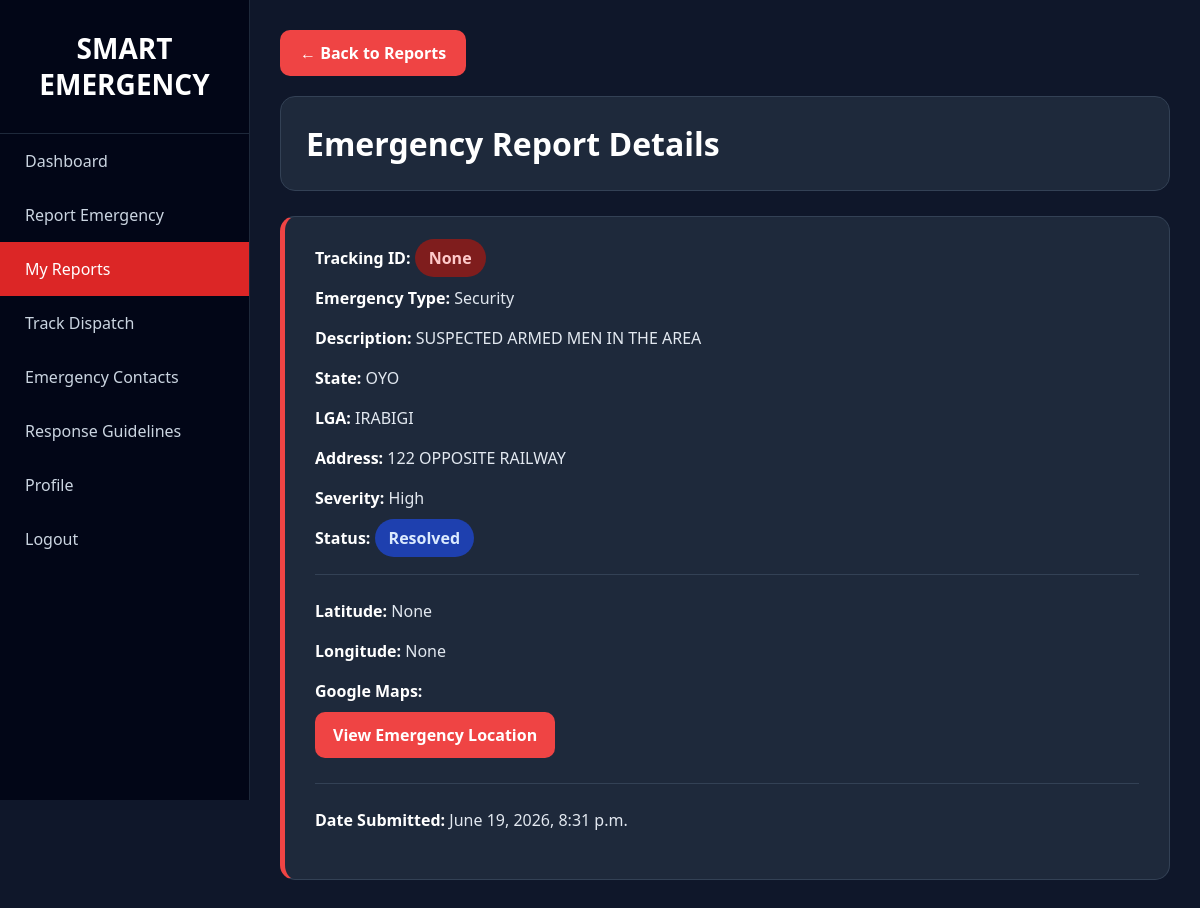
/report/1/ (signed in), run on the app's committed database.
### emergency_app/models.py (models this page shows, shortened)
class EmergencyReport(models.Model):
    EMERGENCY_TYPES = [
        ("Fire", "Fire"),
        ("Medical", "Medical"),
        ("Accident", "Accident"),
        ("Security", "Security Threat"),
        ("Flood", "Flood"),
    ]
    SEVERITY_LEVELS = [
        ("Low", "Low"),
        ("Medium", "Medium"),
        ("High", "High"),
        ("Critical", "Critical"),
    ]
    STATUS_CHOICES = [
        ("Pending", "Pending"),
        ("Assigned", "Assigned"),
        ("In Progress", "In Progress"),
        ("Resolved", "Resolved"),
    ]
    user = models.ForeignKey(
        User,
        on_delete=models.CASCADE
    )
    emergency_type = models.CharField(
        max_length=100,
        choices=EMERGENCY_TYPES
    )
    description = models.TextField()
    state = models.CharField(
        max_length=100
    )
    lga = models.CharField(
        max_length=100
    )
    address = models.TextField()
    severity = models.CharField(
        max_length=50,
        choices=SEVERITY_LEVELS
    )
    latitude = models.FloatField(
        null=True,
        blank=True
    )
    longitude = models.FloatField(
        null=True,
        blank=True
    )
    status = models.CharField(
        max_length=50,
        choices=STATUS_CHOICES,
        default="Pending"
    )
    tracking_id = models.CharField(
        max_length=20,
        unique=True,
        blank=True,
        null=True
    )
    created_at = models.DateTimeField(
        auto_now_add=True
    )

### emergency_app/views.py (the view)
@login_required
def report_detail(request, report_id):
    report = EmergencyReport.objects.get(
        id=report_id,
        user=request.user
    )
    return render(
        request,
        "report_detail.html",
        {
            "report": report
        }
    )

### templates/report_detail.html (shortened to what this page needs)
<!DOCTYPE html>
<html>
<head>
</head>
<body>
<div class="sidebar">
    <div class="logo">
        SMART<br>
        EMERGENCY
    </div>
    <a href="/dashboard/">Dashboard</a>
    <a href="/report/">Report Emergency</a>
    <a href="/my-reports/" class="active">My Reports</a>
    <a href="/track-dispatch/">Track Dispatch</a>
    <a href="/emergency-contacts/">Emergency Contacts</a>
    <a href="/response-guidelines/">Response Guidelines</a>
    <a href="/profile/">Profile</a>
    <a href="/logout/">Logout</a>
</div>
<div class="main">
    <a href="/my-reports/" class="back-btn">
        ← Back to Reports
    </a>
    <div class="header">
        <h1>Emergency Report Details</h1>
    </div>
    <div class="detail-card">
        <div class="row">
            <span class="label">Tracking ID:</span>
            <span class="tracking">
                {{ report.tracking_id }}
            </span>
        </div>
        <div class="row">
            <span class="label">Emergency Type:</span>
            {{ report.emergency_type }}
        </div>
        <div class="row">
            <span class="label">Description:</span>
            {{ report.description }}
        </div>
        <div class="row">
            <span class="label">State:</span>
            {{ report.state }}
        </div>
        <div class="row">
            <span class="label">LGA:</span>
            {{ report.lga }}
        </div>
        <div class="row">
            <span class="label">Address:</span>
            {{ report.address }}
        </div>
        <div class="row">
            <span class="label">Severity:</span>
            {{ report.severity }}
        </div>
        <div class="row">
            <span class="label">Status:</span>
            <span class="status">
                {{ report.status }}
            </span>
        </div>
        <hr>
        <div class="row">
            <span class="label">Latitude:</span>
            {{ report.latitude }}
        </div>
        <div class="row">
            <span class="label">Longitude:</span>
            {{ report.longitude }}
        </div>
        <div class="row">
            <span class="label">
                Google Maps:
            </span>
            <br>
            <a
                href="https://www.google.com/maps?q={{ report.latitude }},{{ report.longitude }}"
                target="_blank"
                class="map-btn">
                View Emergency Location
            </a>
        </div>
        <hr>
        <div class="row">
            <span class="label">Date Submitted:</span>
            {{ report.created_at }}
        </div>
    </div>
</div>
</body>
</html>

### templates/report_detail.html (style rules this page uses)
* { margin:0; padding:0; box-sizing:border-box; font-family:Segoe UI, Arial, sans-serif; }
body { background:#0f172a; }
.sidebar { position:fixed; left:0; top:0; width:250px; height:100vh; background:#020617; border-right:1px solid #1e293b; }
.logo { color:white; text-align:center; font-size:28px; font-weight:bold; padding:30px 15px; border-bottom:1px solid #1e293b; line-height:1.3; }
.sidebar a { display:block; color:#cbd5e1; text-decoration:none; padding:16px 25px; transition:.3s; }
.active { background:#dc2626; color:white !important; }
.main { margin-left:250px; padding:30px; }
.back-btn { display:inline-block; background:#ef4444; color:white; text-decoration:none; padding:12px 20px; border-radius:10px; margin-bottom:20px; font-weight:bold; }
.header { background:#1e293b; border:1px solid #334155; border-radius:15px; padding:25px; margin-bottom:25px; }
.header h1 { color:white; }
.detail-card { background:#1e293b; border:1px solid #334155; border-left:5px solid #ef4444; border-radius:15px; padding:30px; }
.row { margin-bottom:18px; color:#e2e8f0; font-size:16px; }
.label { color:white; font-weight:bold; }
.tracking { background:#7f1d1d; color:#fecaca; padding:8px 14px; border-radius:20px; font-weight:bold; }
.status { background:#1e40af; color:#dbeafe; padding:8px 14px; border-radius:20px; font-weight:bold; }
hr { border:none; border-top:1px solid #334155; margin:25px 0; }
.map-btn { display:inline-block; margin-top:10px; background:#ef4444; color:white; text-decoration:none; padding:12px 18px; border-radius:10px; font-weight:bold; transition:.3s; }

### data on the page
EmergencyReport: tracking_id "None", emergency_type "Security", description "SUSPECTED ARMED MEN IN THE AREA", state "OYO", lga "IRABIGI", address "122 OPPOSITE RAILWAY", severity "High", status "Resolved", latitude "None", longitude "None", created_at "June 19, 2026, 8:31 p.m."
